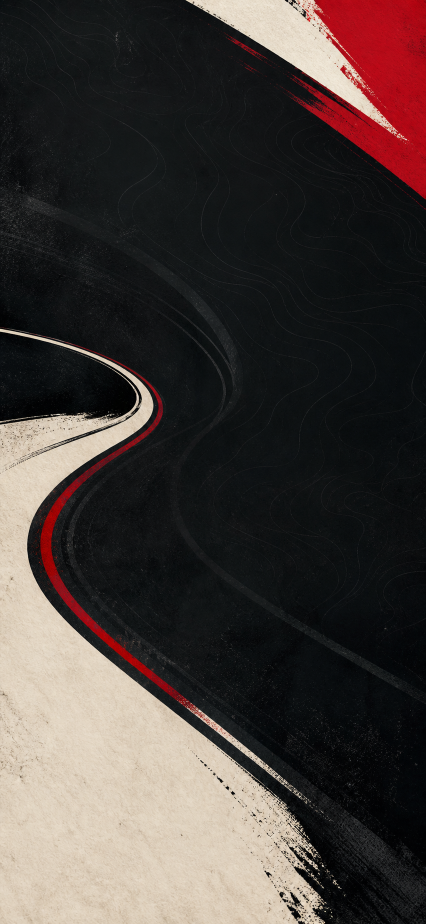
#> input picture store_assets/screenshots/marketing/en/source/revv_editorial_background.png, 851 x 1848 px (shown at 1/2 size)
$ python render_app_store_en.py
#> lines starting #> are read from the running program, lines starting #| are printed output that depends on the picture
#> in main, plate is the input picture: PIL image 851x1848 RGB; mean R, G, B 69.4, 60.7, 57.7
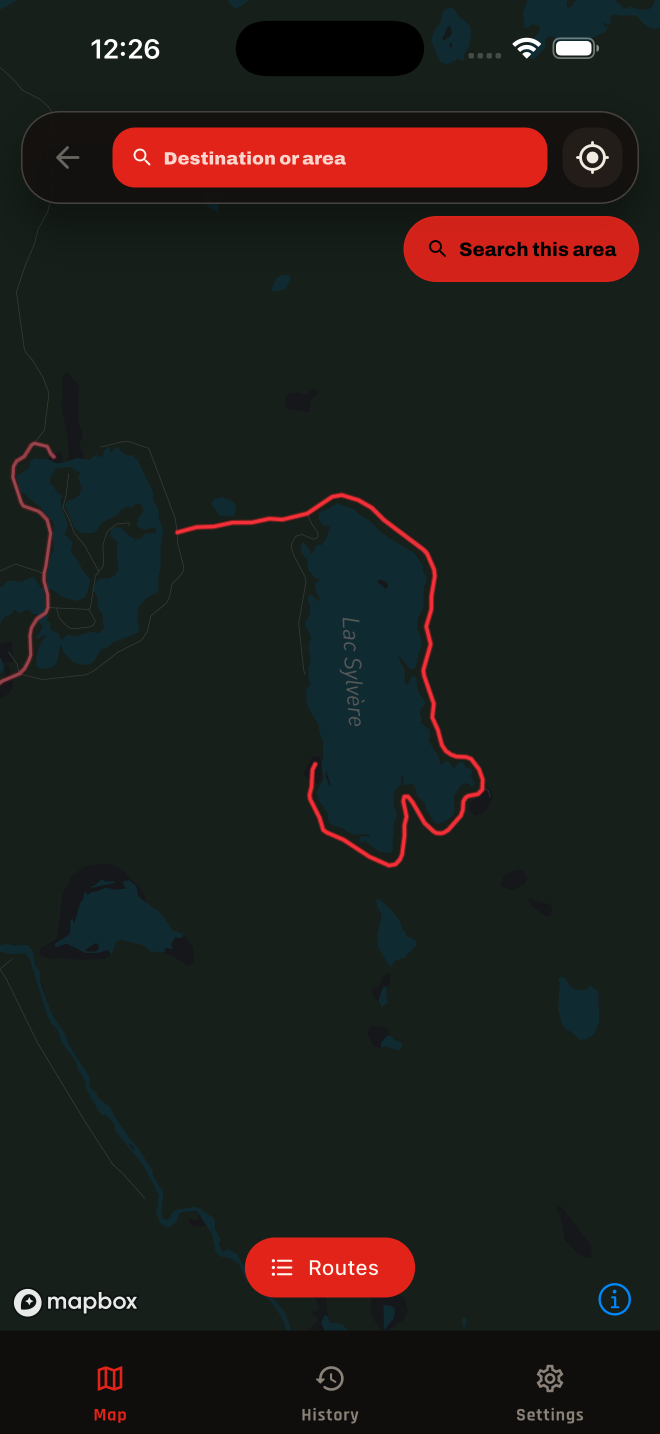
#> input picture store_assets/screenshots/final/iphone_6_9/01_route_map.png, 1320 x 2868 px (shown at 1/2 size)
#> in main, source is the input picture: PIL image 1320x2868 RGB; mean R, G, B 33.1, 31.1, 27.4
#!/usr/bin/env python3
"""Render the English REVV App Store screenshot set from verified captures."""

from __future__ import annotations

import hashlib
import json
from pathlib import Path

from PIL import Image, ImageDraw, ImageEnhance, ImageFilter, ImageFont, ImageOps


ROOT = Path(__file__).resolve().parents[2]
SOURCE_DIR = ROOT / "store_assets/screenshots/final/iphone_6_9"
MARKETING_ROOT = ROOT / "store_assets/screenshots/marketing/en"
OUTPUT_DIR = MARKETING_ROOT / "iphone_6_9"
BACKGROUND_PATH = MARKETING_ROOT / "source/revv_editorial_background.png"
CONTACT_SHEET_PATH = MARKETING_ROOT / "contact_sheet.png"
MANIFEST_PATH = MARKETING_ROOT / "manifest.json"

CANVAS = (1320, 2868)
FONT_PATH = "/System/Library/Fonts/SFNS.ttf"

INK = (15, 17, 17)
IVORY = (242, 235, 220)
WHITE = (255, 255, 255)
RED = (234, 32, 29)

SLIDES = [
    {
        "source": "01_route_map.png",
        "output": "01_find_roads_worth_driving.png",
        "headline": "Find roads\nworth driving",
        "subhead": "Explore curvy routes across Canada.",
        "theme": "dark",
    },
    {
        "source": "02_route_preview.png",
        "output": "02_know_the_road_before_you_go.png",
        "headline": "Know the road\nbefore you go",
        "subhead": "Preview the shape, distance, and drive time.",
        "theme": "dark",
    },
    {
        "source": "03_route_detail.png",
        "output": "03_every_curve_before_the_first_turn.png",
        "headline": "Every curve,\nbefore the first turn",
        "subhead": "Compare route shape, timing, and curve mix.",
        "theme": "light",
    },
    {
        "source": "04_drive.png",
        "output": "04_the_next_curve_right_on_time.png",
        "headline": "The next curve,\nright on time",
        "subhead": "Focused guidance built for the drive.",
        "theme": "red",
    },
    {
        "source": "05_history.png",
        "output": "05_every_drive_becomes_part_of_the_story.png",
        "headline": "Every drive becomes\npart of the story",
        "subhead": "Track distance, rhythm, and season progress.",
        "theme": "light",
    },
    {
        "source": "06_settings.png",
        "output": "06_your_drives_your_controls.png",
        "headline": "Your drives.\nYour controls.",
        "subhead": "Choose what stays local, synced, or deleted.",
        "theme": "dark",
    },
]


def font(size: int, weight: str = "Regular") -> ImageFont.FreeTypeFont:
    selected = ImageFont.truetype(FONT_PATH, size)
    selected.set_variation_by_name(weight)
    return selected


def cover(image: Image.Image, size: tuple[int, int]) -> Image.Image:
#> called with size = (1320, 2868)
    return ImageOps.fit(image, size, Image.Resampling.LANCZOS, centering=(0.5, 0.5))


def background_for(plate: Image.Image, theme: str, index: int) -> Image.Image:
    base = plate.transpose(Image.Transpose.FLIP_LEFT_RIGHT) if index % 2 else plate.copy()
    base = cover(base, CANVAS).convert("RGB")
    base = ImageEnhance.Contrast(base).enhance(1.06)

    if theme == "light":
        base = Image.blend(base, Image.new("RGB", CANVAS, IVORY), 0.78)
        top_tint = (*IVORY, 222)
    elif theme == "red":
        red_field = Image.new("RGB", CANVAS, (142, 12, 14))
        base = Image.blend(base, red_field, 0.43)
        top_tint = (55, 5, 6, 185)
    else:
        base = Image.blend(base, Image.new("RGB", CANVAS, INK), 0.38)
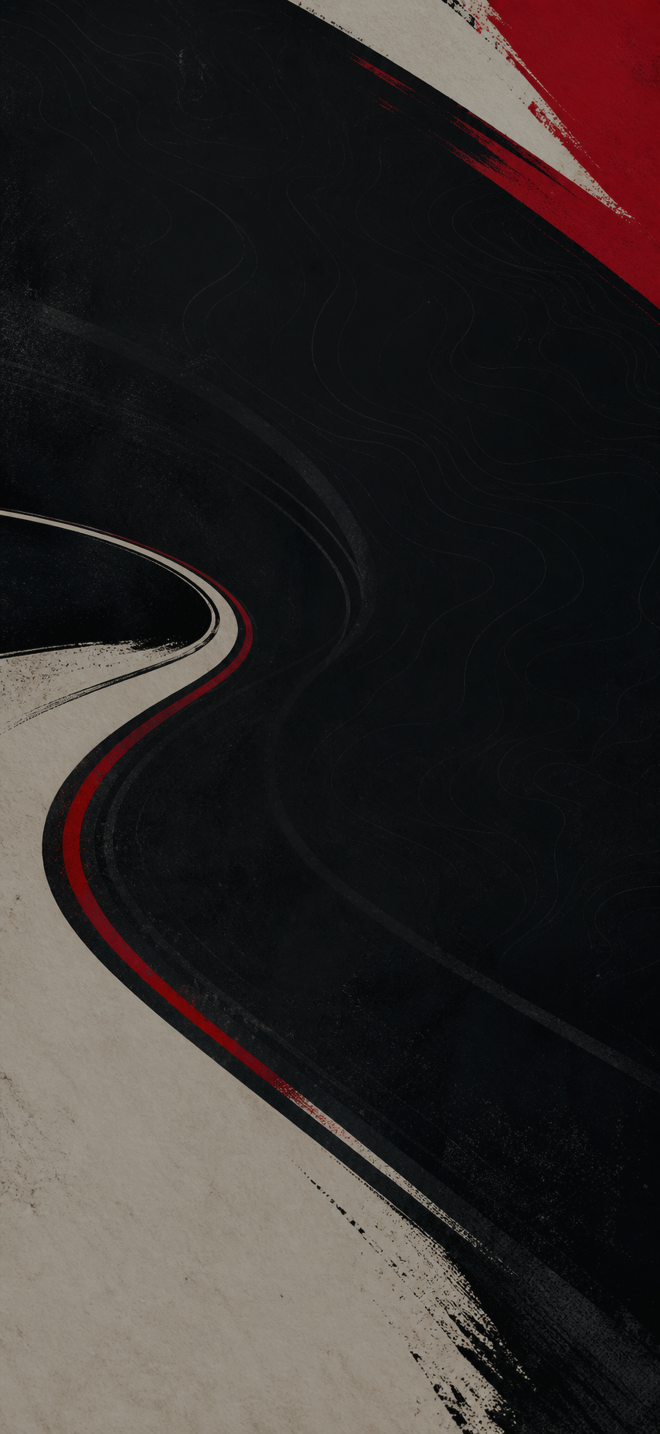
#> base: PIL image 1320x2868 RGB (shown at 1/2 size); mean R, G, B 48.2, 43.2, 41.3
        top_tint = (*INK, 205)

    veil = Image.new("RGBA", CANVAS, (0, 0, 0, 0))
#> veil: PIL image 1320x2868 RGBA; every value is 0
    veil_draw = ImageDraw.Draw(veil)
    veil_draw.rectangle((0, 0, CANVAS[0], 650), fill=top_tint)
    veil = veil.filter(ImageFilter.GaussianBlur(38))
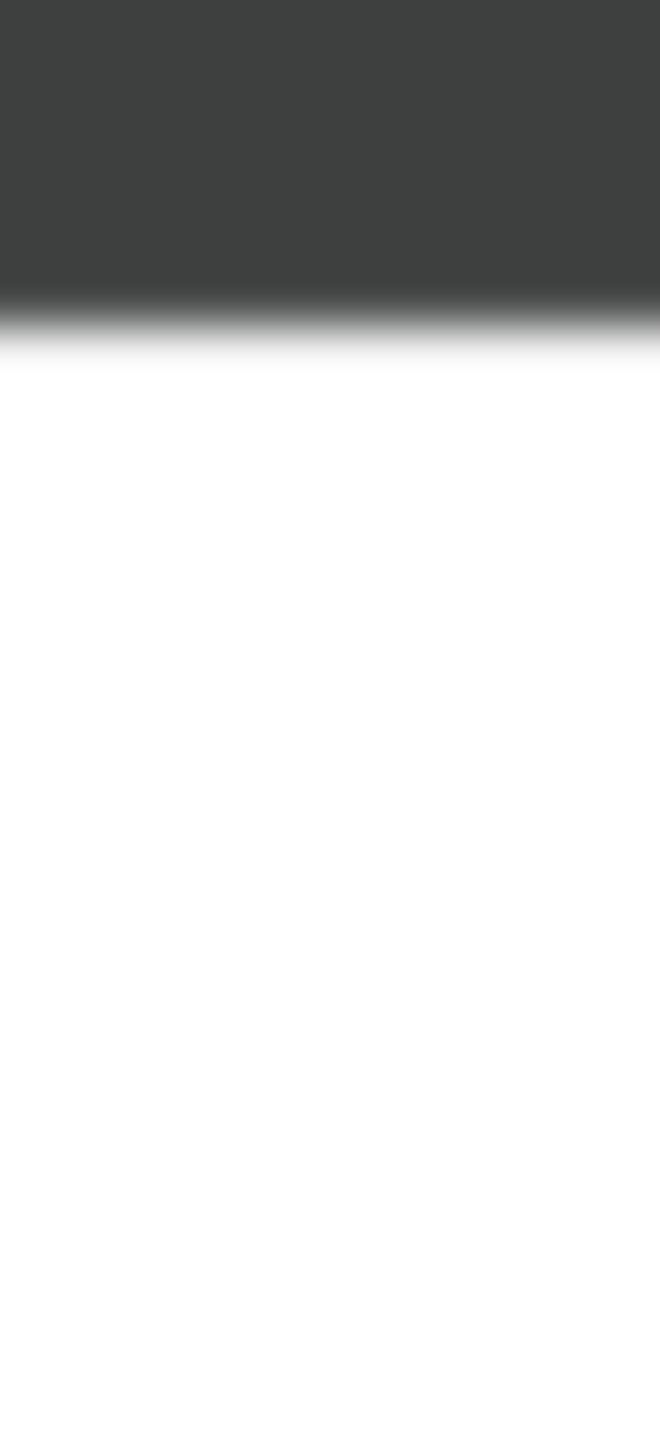
#> veil: PIL image 1320x2868 RGBA (shown at 1/2 size); mean R, G, B, A 3.4, 3.9, 3.9, 46.5; transparent parts drawn white
    return Image.alpha_composite(base.convert("RGBA"), veil)
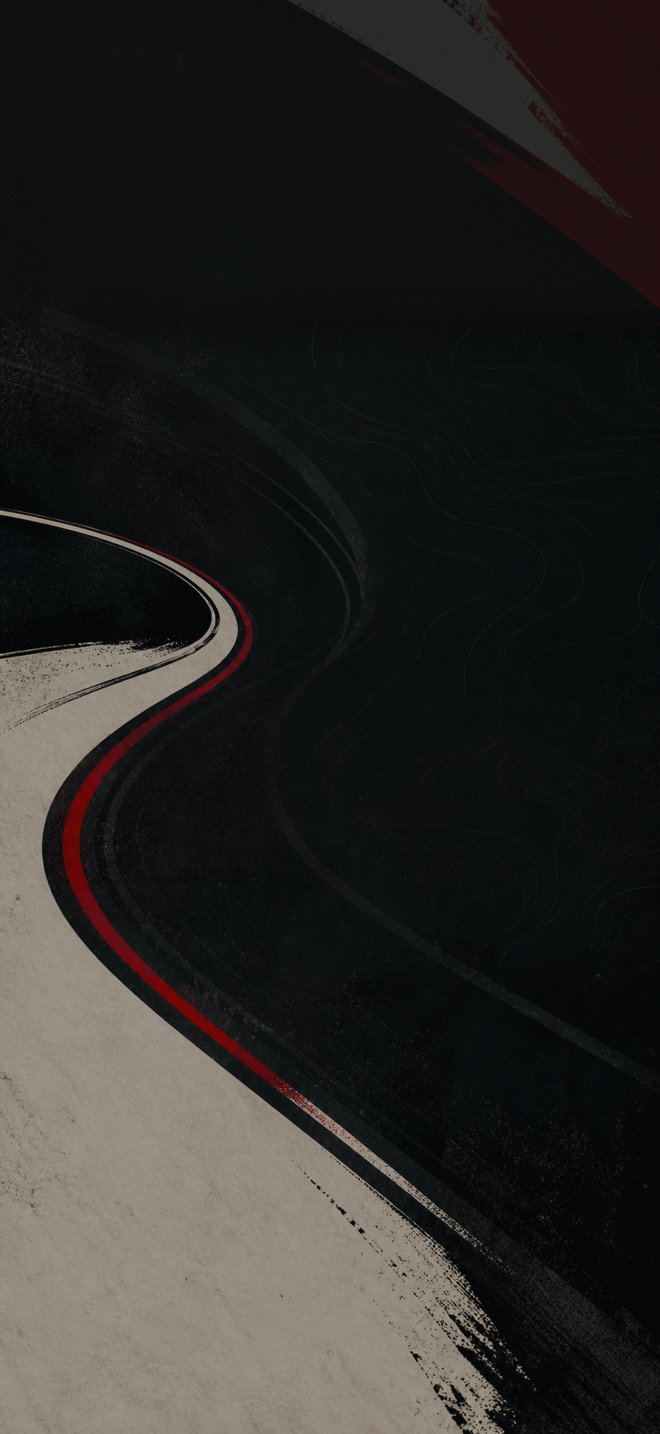
#> returned value: PIL image 1320x2868 RGBA (shown at 1/2 size); mean R, G, B, A 42.9, 41.3, 39.2, 255


# [27 lines left out: function add_screenshot, not called in this run]


def add_copy(canvas: Image.Image, slide: dict[str, str], index: int) -> None:
    draw = ImageDraw.Draw(canvas)
    light = slide["theme"] == "light"
    headline_color = INK if light else WHITE
    subhead_color = (60, 60, 58) if light else (229, 225, 217)
    meta_color = (70, 68, 64) if light else (220, 215, 205)

    brand_font = font(31, "Bold")
    meta_font = font(26, "Semibold")
    headline_font = font(91, "Bold")
    subhead_font = font(35, "Medium")

    draw.rounded_rectangle((84, 78, 104, 128), radius=10, fill=RED)
    draw.text((126, 78), "REVV", font=brand_font, fill=headline_color)
    sequence = f"{index + 1:02d} / {len(SLIDES):02d}"
    sequence_w = draw.textlength(sequence, font=meta_font)
    draw.text((1236 - sequence_w, 82), sequence, font=meta_font, fill=meta_color)

    draw.multiline_text(
        (84, 174),
        slide["headline"],
        font=headline_font,
        fill=headline_color,
        spacing=-2,
    )
    draw.text((88, 554), slide["subhead"], font=subhead_font, fill=subhead_color)
    draw.rounded_rectangle((84, 628, 226, 640), radius=6, fill=RED)


# [20 lines left out: functions sha256, create_contact_sheet, not called in this run]


def main() -> None:
    OUTPUT_DIR.mkdir(parents=True, exist_ok=True)
    plate = Image.open(BACKGROUND_PATH).convert("RGB")
    manifest: dict[str, object] = {
        "canvas": list(CANVAS),
        "language": "English",
        "source_build": "1.38.0+59",
        "background": str(BACKGROUND_PATH.relative_to(ROOT)),
        "outputs": [],
    }
    outputs: list[Path] = []

    for index, slide in enumerate(SLIDES):
        source_path = SOURCE_DIR / slide["source"]
        output_path = OUTPUT_DIR / slide["output"]
        source = Image.open(source_path).convert("RGB")
        if source.size != CANVAS:
            raise ValueError(f"Unexpected source dimensions: {source_path} {source.size}")

        canvas = background_for(plate, slide["theme"], index)
        add_copy(canvas, slide, index)
        add_screenshot(canvas, source, slide["theme"])
        canvas.convert("RGB").save(output_path, "PNG", optimize=True)
        outputs.append(output_path)
        manifest["outputs"].append(
            {
                "file": str(output_path.relative_to(ROOT)),
                "source": str(source_path.relative_to(ROOT)),
                "headline": slide["headline"].replace("\n", " "),
                "subhead": slide["subhead"],
                "sha256": sha256(output_path),
            }
        )

    create_contact_sheet(outputs)
    MANIFEST_PATH.write_text(json.dumps(manifest, indent=2) + "\n", encoding="utf-8")
    print(f"Rendered {len(outputs)} screenshots to {OUTPUT_DIR}")
    print(f"Contact sheet: {CONTACT_SHEET_PATH}")


if __name__ == "__main__":
#> (the run stopped early here; a loop or call above may not have finished)
